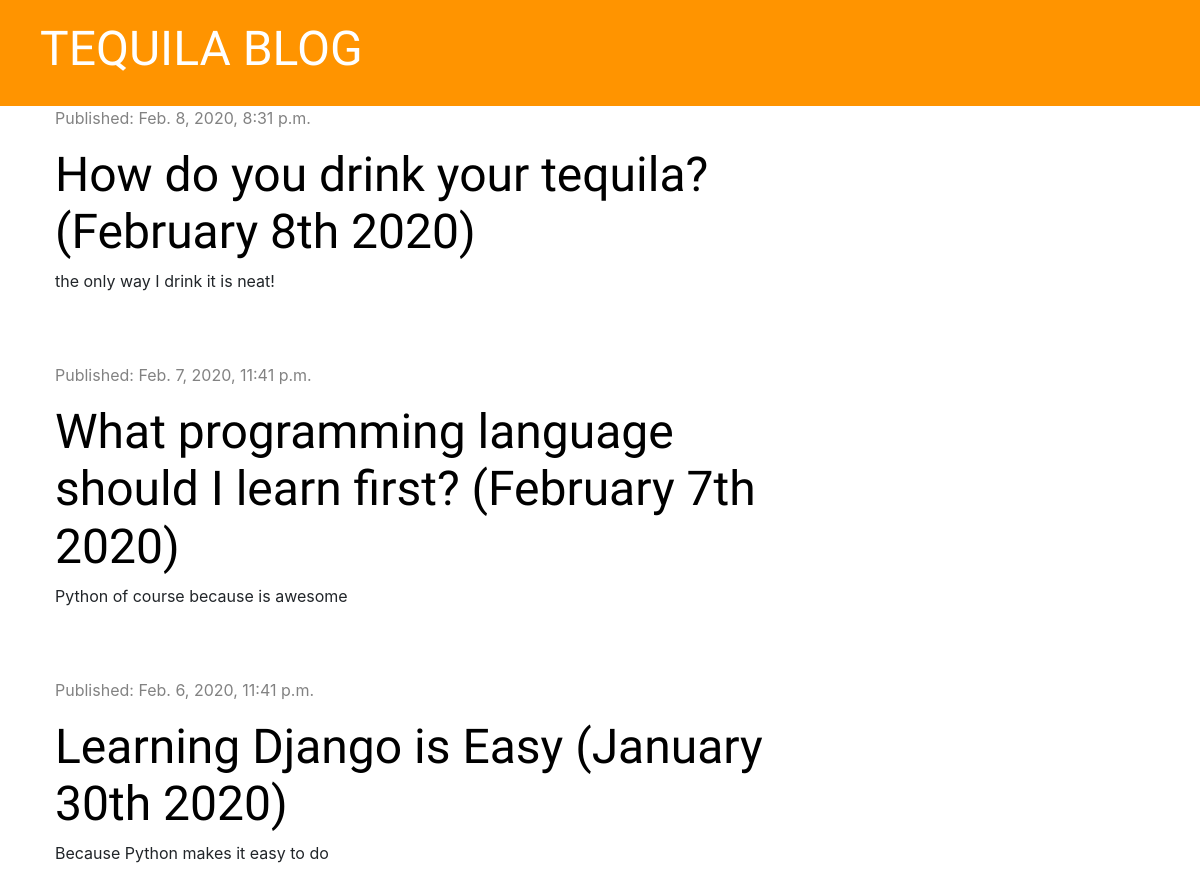
The app's page /, older data.
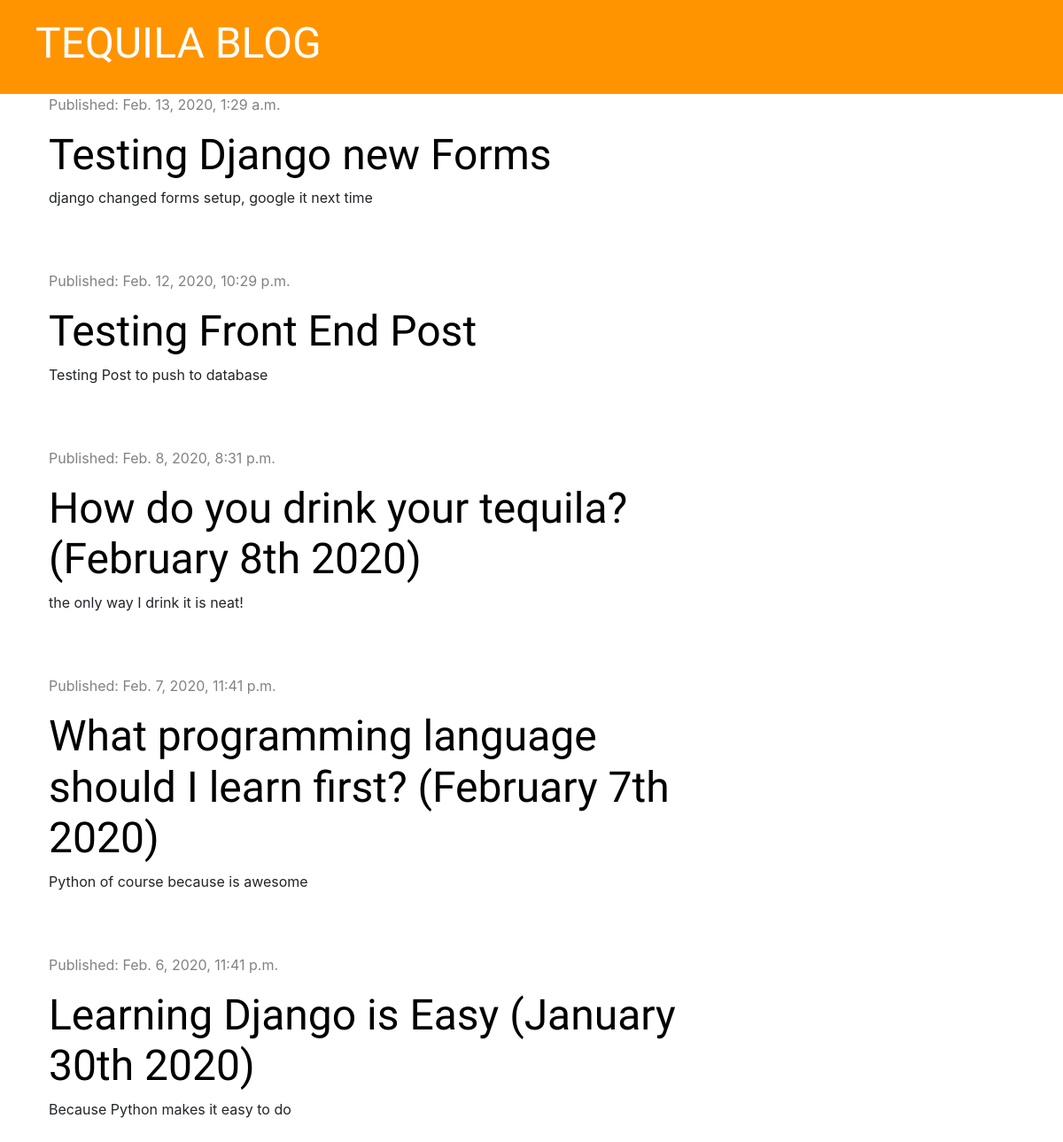
The same page, newer data.
### blog/models.py (models this page shows, shortened)
class Post(models.Model):
    author = models.ForeignKey('auth.User', on_delete=models.CASCADE)
    title = models.CharField(max_length=200)
    text = models.TextField()
    created_date = models.DateTimeField(default=timezone.now)
    published_date = models.DateTimeField(blank=True, null=True)

### blog/views.py (the view)
# urls.py: path('', views.post_list, name='post_list'),
def post_list(request):
    posts = Post.objects.filter(published_date__lte=timezone.now()).order_by('-published_date')
    stuff_for_frontend = {'posts':posts}
    return render(request, 'blog/post_list.html', stuff_for_frontend)

### blog/templates/blog/post_list.html
{% extends 'blog/base.html' %}
{% block content %}
        {% for post in posts %}
                <div class="post">
                      <div class="date">
                            <p>Published: {{ post.published_date }}</p>
                      </div>
                      <h1><a href="{% url 'post_detail' pk=post.pk %}">{{ post.title }}</a></h1>
                      <p>{{ post.text|linebreaksbr }}</p>
                </div>
        {% endfor %}
{% endblock %}

Row changes from the older to the newer data that the page shows:
added Post: published_date "Feb. 13, 2020, 1:29 a.m.", title "Testing Django new Forms", text "django changed forms setup, google it next time"
added Post: published_date "Feb. 12, 2020, 10:29 p.m.", title "Testing Front End Post", text "Testing Post to push to database"
